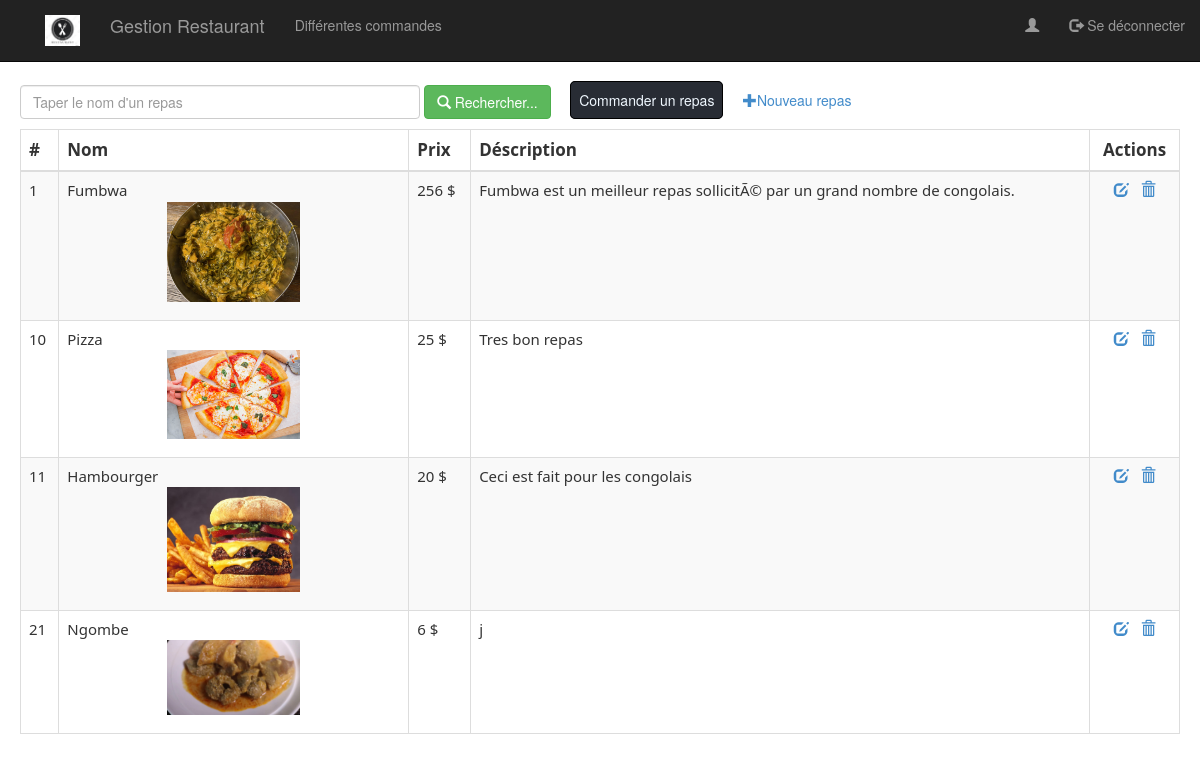
The app's page /views/home.php with its own data.
### tables this page shows
CREATE TABLE IF NOT EXISTS `repas` (
  `idRepas` int(11) NOT NULL AUTO_INCREMENT,
  `nom` varchar(255) DEFAULT NULL,
  `prix` int(11) NOT NULL,
  `detail` text NOT NULL,
  `photo` varchar(255) NOT NULL,
  PRIMARY KEY (`idRepas`)
);

### views/home.php (the view, shortened to what this page needs)
<?php
    require_once("../BD/connexion.php");
    $repas=isset($_GET['nomRepas'])?$_GET['nomRepas']:"";
    $requete = "SELECT * FROM repas WHERE nom like '%$repas%' ";
    $resultExe = $pdo->query($requete);
?>
<!DOCTYPE html>
<html>
    <head>
        <link rel="stylesheet" href="../css/bootstrap.css">
    </head>
    <body>
        <?php include("menu.php") ?>
        <div>
            <form method="get" action="home.php" class="form-inline form1">
                <div class="form-group">
                    <input type="search" name="nomRepas" placeholder="Taper le nom d'un repas" class="form-control inputRecherche"
                        value="<?php  ?>">
                </div>
                    <button type="submit" class="btn btn-success">
                        <span class="glyphicon glyphicon-search"> </span> Rechercher...
                    </button> &nbsp; &nbsp;
                    <a href="commandeRepas.php" id="commanderRepas">Commander un repas</a> &nbsp; &nbsp;
                    <a href="newRepas.php">
                        <span class="glyphicon glyphicon-plus "  title="Ajouter un repas"> </span>Nouveau repas
                    </a> &nbsp;
            </form>
        </div>
        <table class="table table-bordered table-striped">
            <thead>
                <tr>
                    <th>#</th>
                    <th style="font-family: 'Segoe UI'; width: 350px ">Nom</th>
                    <th>Prix</th>
                    <th>Déscription</th>
                    <th><center>Actions</center></th>
                </tr>
            </thead>
            <tbody>
                <?php while($repas=$resultExe->fetch()){?>
                    <tr>
                    <td style="font-family:Segoe UI"> <?php echo $repas['idRepas'] ?> </td>
                    <td style="font-family: 'Segoe UI'; "> <?php echo $repas['nom'] ?> <p style="text-align:center">
                    <img src="../Images/<?php echo $repas['photo']?>" width="40%">
                     </p> </td>
                    <td> <?php echo $repas['prix']. " $" ?> </td>
                    <td> <?php echo $repas['detail'] ?> </td>
                    <td> <center>
                    <a href="editerRepas.php?id=<?php echo $repas['idRepas'] ?>">
                        <span class="glyphicon glyphicon-edit "  title="Modifier ce repas"> </span>
                    </a> &nbsp;
                    <a onclick="return confirm('Etes-vous sûr de vouloir supprimer ce repas ?')"
                        href="../back/SupprimerRepas.php?id=<?php echo $repas['idRepas'] ?>" title="Suppression du repas">
                            <span class="glyphicon glyphicon-trash"> </span>
                    </a>
                    </center>
                    </td>
                    </tr>
                <?php }?>
            </tbody>
        </table>
    </body>
</html>

### views/menu.php (shortened to what this page needs)
<nav class="navbar navbar-inverse navbar-fixed-top">
    <div class="container-fluid">
        <ul class="nav navbar-nav">
           <li> <a href="home.php" class="navbar-brand" title="Page d'accueil">
                <li><img src="../Images/res.jpg" id="logo"></li>
                <span id="textG">Gestion Restaurant</span>
            </a></li>
                <li><a href="commandes.php" title ="Commandes des utilisateurs">Différentes commandes</a></li>
            </ul>
            <ul class="nav navbar-nav navbar-right">
                <li><a href="#" title ="User"><i class='glyphicon glyphicon-user '></i> <?php echo " ". $_SESSION['user']['nom']; ?></a></li>
                <li><a href="../back/seDeconnecter.php" title="Déconnexion"><i class='glyphicon glyphicon-log-out '></i> Se déconnecter</a></li>
            </ul>
    </div>
</nav>

### views/home.php (style rules this page uses)
body { padding: 20px; }
table { margin-top: 10px !important; }
.form1 { margin-top: 65px; }
input[type="search"] { width:400px; }
#commanderRepas { background-color:#282c34; border:1px solid black; padding: 8px; border-radius: 5px; color: aliceblue; }
a { text-decoration: none ; }
table thead tr th { font-size: 17px; font-family: Segoe UI; }
table tbody tr td { font-size: 15px; font-family: Segoe UI; }

### views/menu.php (style rules this page uses)
#logo { width: 35px; }
#textG { margin-top: 61px !important; }

### records on screen
repas: idRepas "1", nom "Fumbwa", photo (picture), prix "256", detail "Fumbwa est un meilleur repas sollicitÃ© par un grand nombre de congolais."
repas: idRepas "10", nom "Pizza", photo (picture), prix "25", detail "Tres bon repas"
repas: idRepas "11", nom "Hambourger", photo (picture), prix "20", detail "Ceci est fait pour les congolais"
repas: idRepas "21", nom "Ngombe", photo (placeholder picture), prix "6", detail "j"
